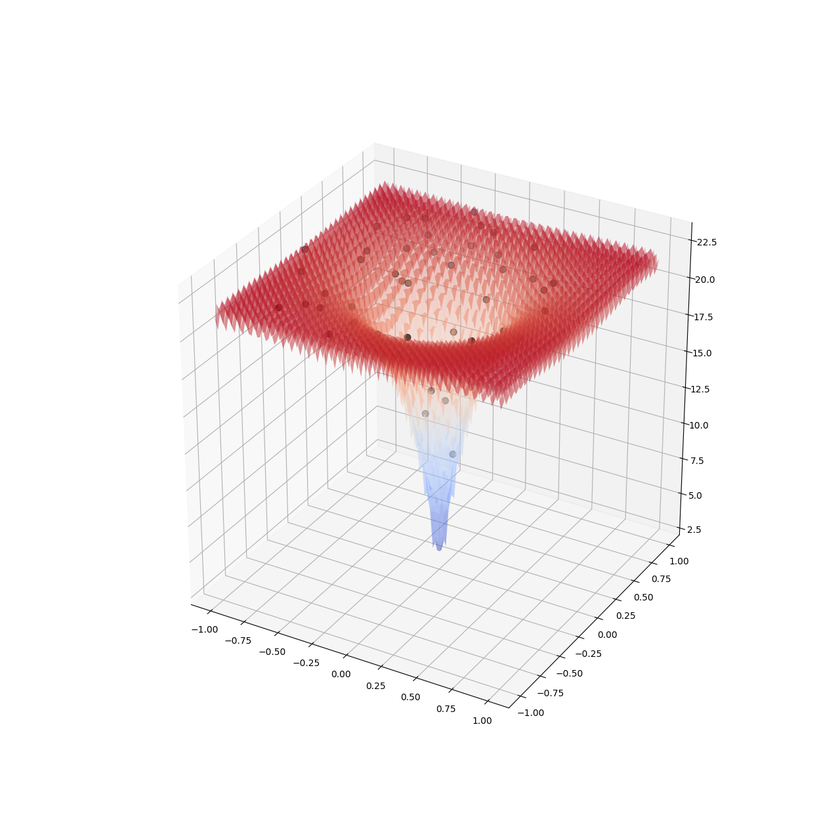
#> input picture plots/ackley1.png, 840 x 840 px, shrunk from 1280 x 1280 before the run, found by its file name
$ python temp_makeimage.py   (Python 2 division)
#> lines starting #> are read from the running program, lines starting #| are printed output that depends on the picture
import os,sys,time
from PIL import Image


images = ["ackley1.png","ackley2.png","ackley3.png","schwefel1.png","schwefel2.png","schwefel3.png"]
db_root = "/home/maksym/Desktop/9520_final/plots"


images = [Image.open(os.path.join(db_root,img)) for img in images]
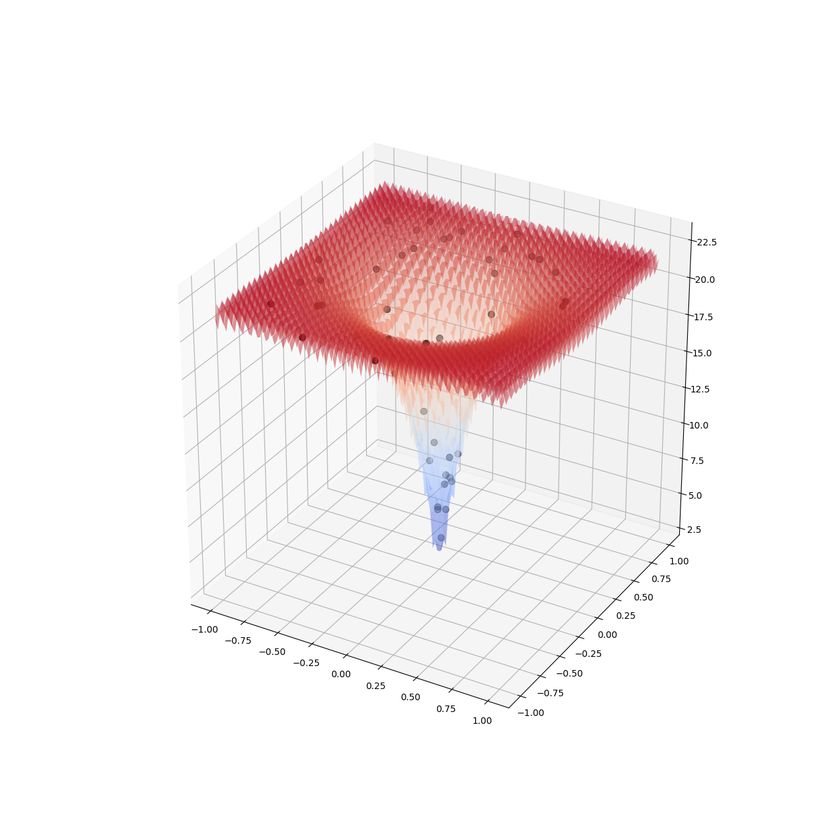
#> input picture plots/ackley2.png, 840 x 840 px, shrunk from 1280 x 1280 before the run, found by its file name
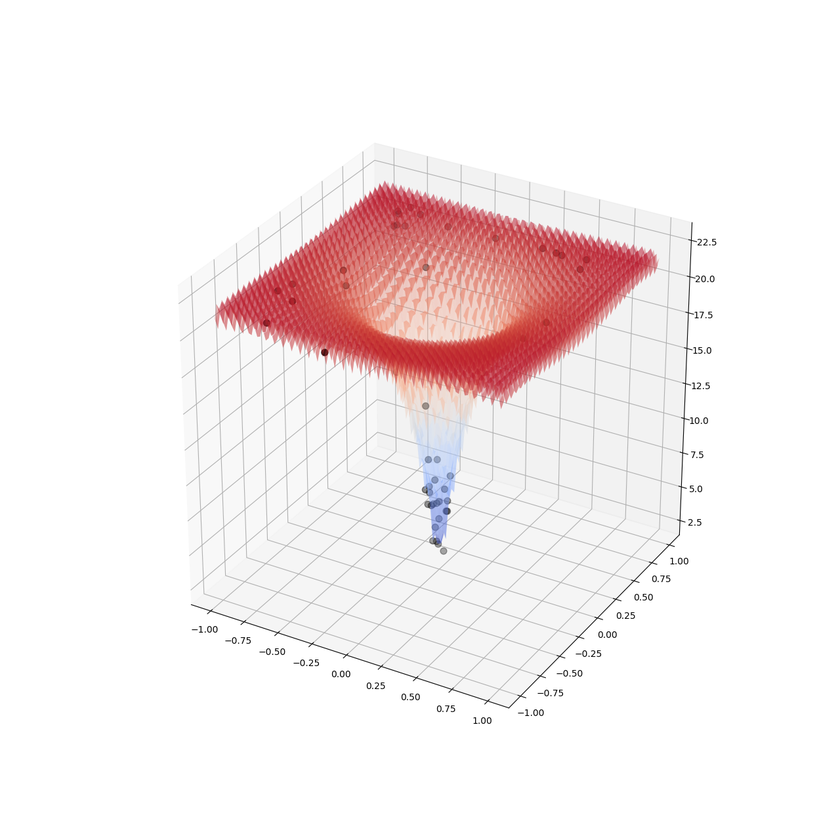
#> input picture plots/ackley3.png, 840 x 840 px, shrunk from 1280 x 1280 before the run, found by its file name
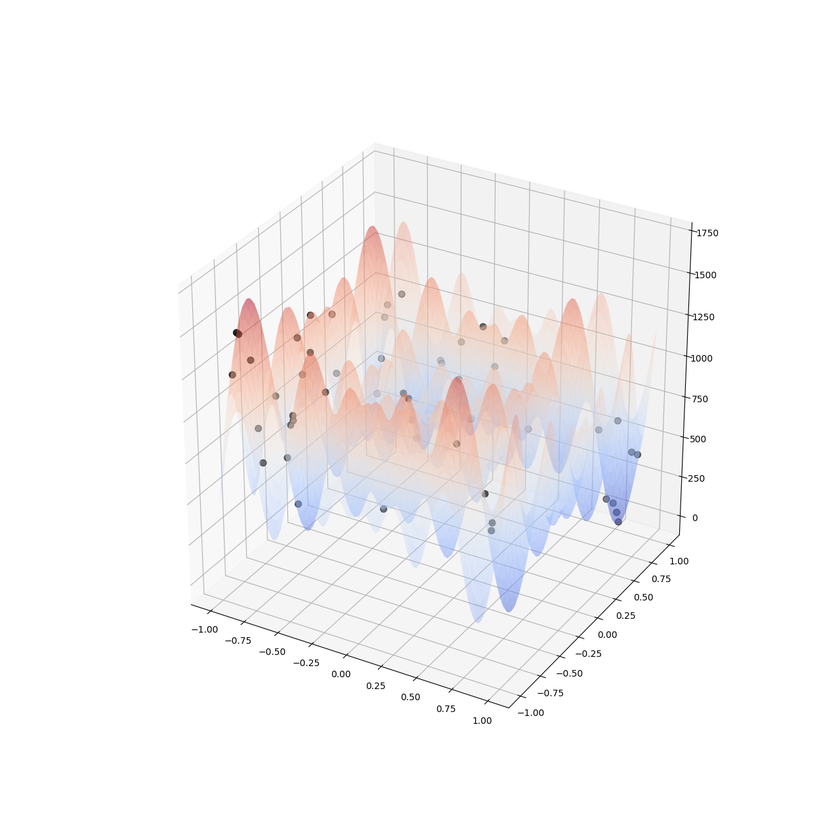
#> input picture plots/schwefel1.png, 840 x 840 px, shrunk from 1280 x 1280 before the run, found by its file name
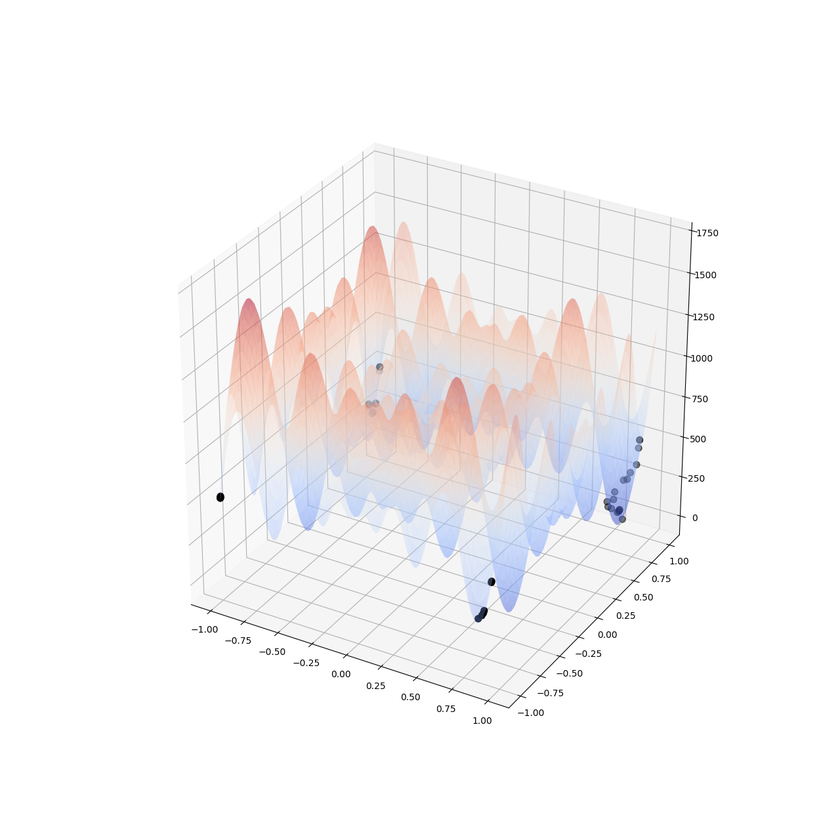
#> input picture plots/schwefel2.png, 840 x 840 px, shrunk from 1280 x 1280 before the run, found by its file name
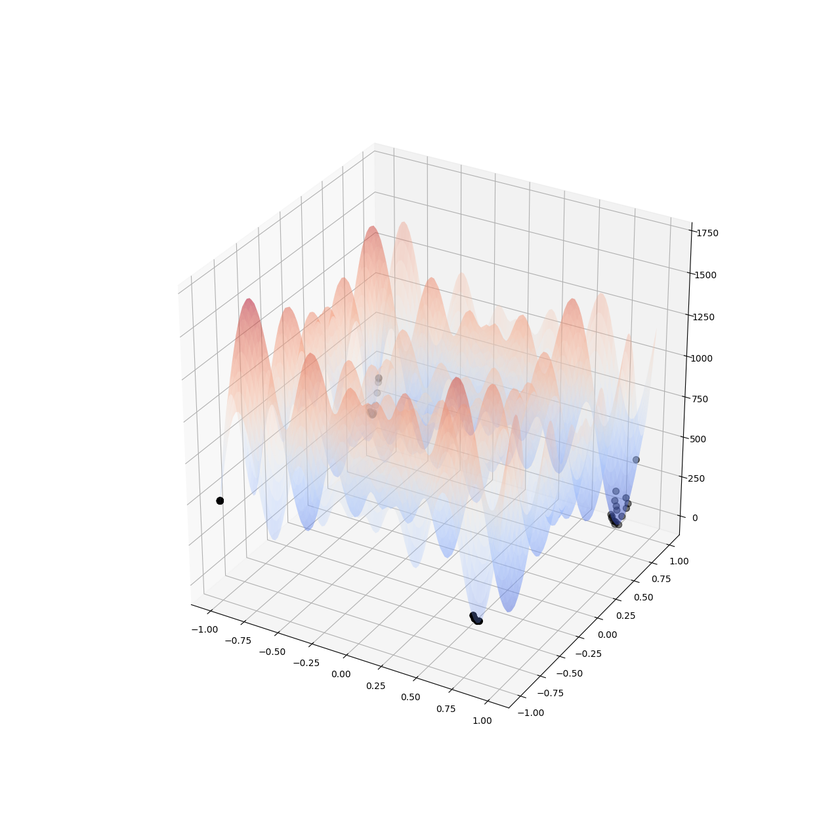
#> input picture plots/schwefel3.png, 840 x 840 px, shrunk from 1280 x 1280 before the run, found by its file name

h = images[0].size[0]
#> h = 840
l = images[0].size[1]
#> l = 840

new_im = Image.new('RGB', (3*h,2*l))
#> new_im: PIL image 2520x1680 RGB; every value is 0
print new_im.size
#| (2520, 1680)

x_offset = 0
for im in images[:3]:
    new_im.paste(im, (x_offset,0))
    x_offset += im.size[0]
#> this loop made 3 passes
#> x_offset on passes 1 to 3: 840, 1680, 2520
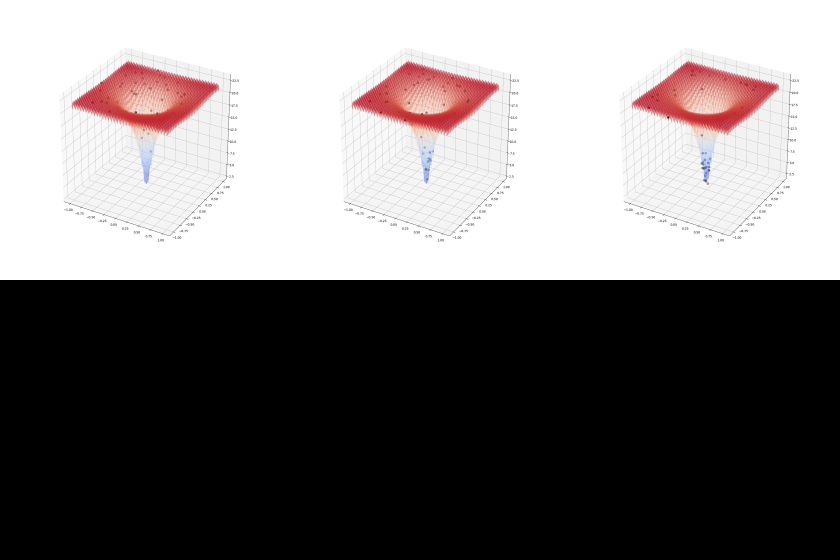
#> new_im: PIL image 2520x1680 RGB (shown at 1/3 size); mean R, G, B 123.6, 119.5, 119.6
#> after the loop, x_offset = 2520
x_offset = 0
for im in images[3:6]:
    new_im.paste(im, (x_offset,l))
    x_offset += im.size[0]
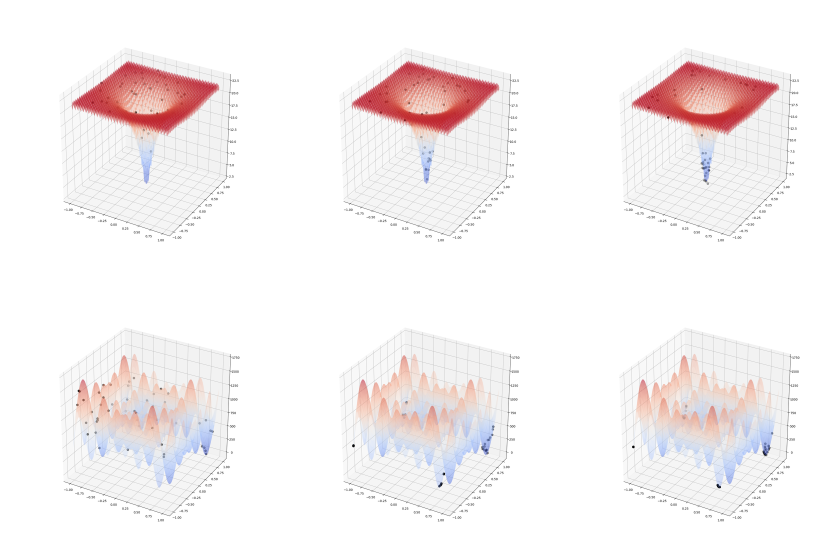
#> new_im: PIL image 2520x1680 RGB (shown at 1/3 size); mean R, G, B 247.4, 242.5, 242.8
#> after the loop, x_offset = 2520

new_im.save(os.path.join(db_root,'test.png'))
